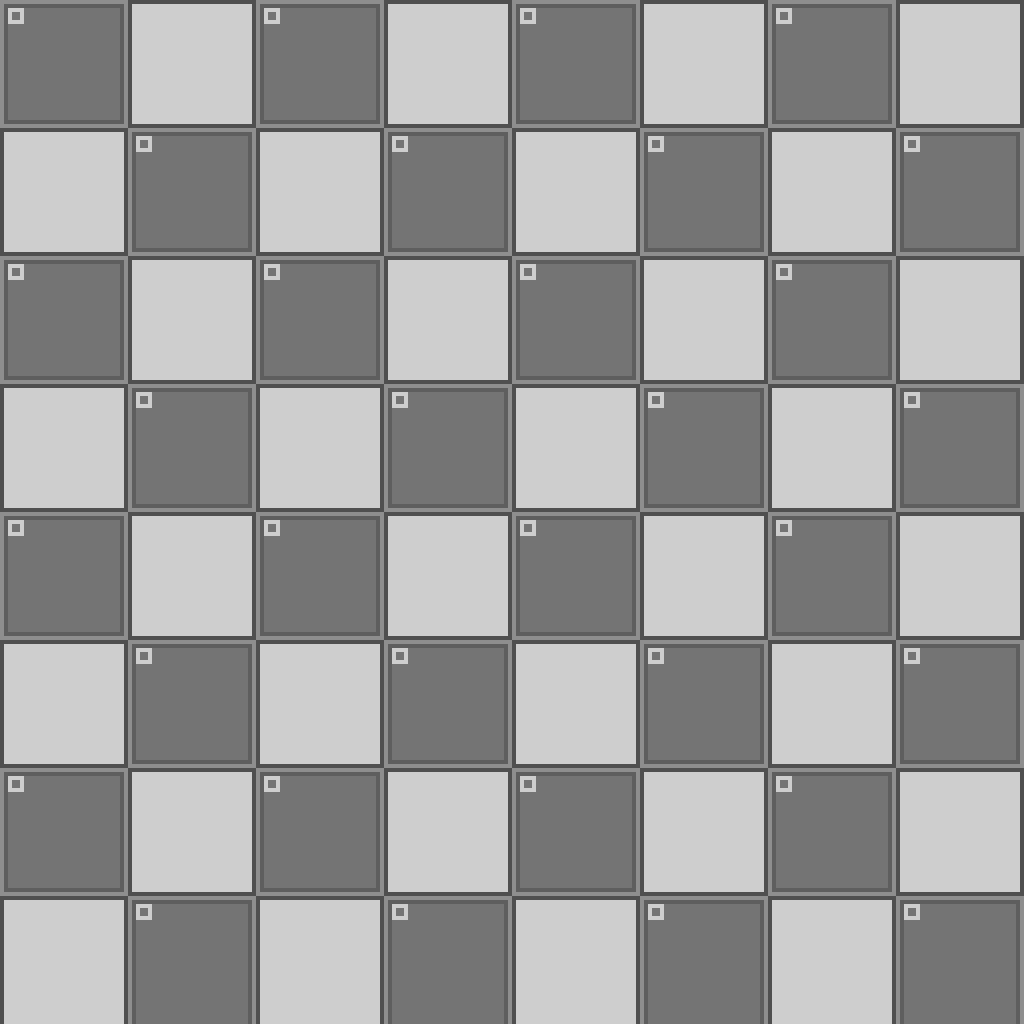

The image is a tile-based game level rendered from a .tmx file. Its description and complete source (layers, tilesets, objects, tile grids) follow:
An orthogonal 8x8 tile map with 128x128 px tiles, 1 tile layer (Tile Layer 1), 2 tilesets.

<map version="1.10" tiledversion="1.11.2" orientation="orthogonal" renderorder="right-down" width="8" height="8" tilewidth="128" tileheight="128" infinite="0" nextlayerid="2" nextobjectid="1">
 <tileset firstgid="1" name="V2_Tiles" tilewidth="128" tileheight="128" tilecount="4" columns="2">
  <image source="V2_Tiles.png" width="256" height="256" />
 </tileset>
 <tileset firstgid="5" name="V2_Edges" tilewidth="128" tileheight="128" tilecount="4" columns="2">
  <image source="V2_Edges.png" width="256" height="256" />
 </tileset>
 <layer id="1" name="Tile Layer 1" width="8" height="8">
  <data encoding="csv">
1,2,1,2,1,2,1,2,
2,1,2,1,2,1,2,1,
1,2,1,2,1,2,1,2,
2,1,2,1,2,1,2,1,
1,2,1,2,1,2,1,2,
2,1,2,1,2,1,2,1,
1,2,1,2,1,2,1,2,
5,6,5,6,5,6,5,6
</data>
 </layer>
</map>
